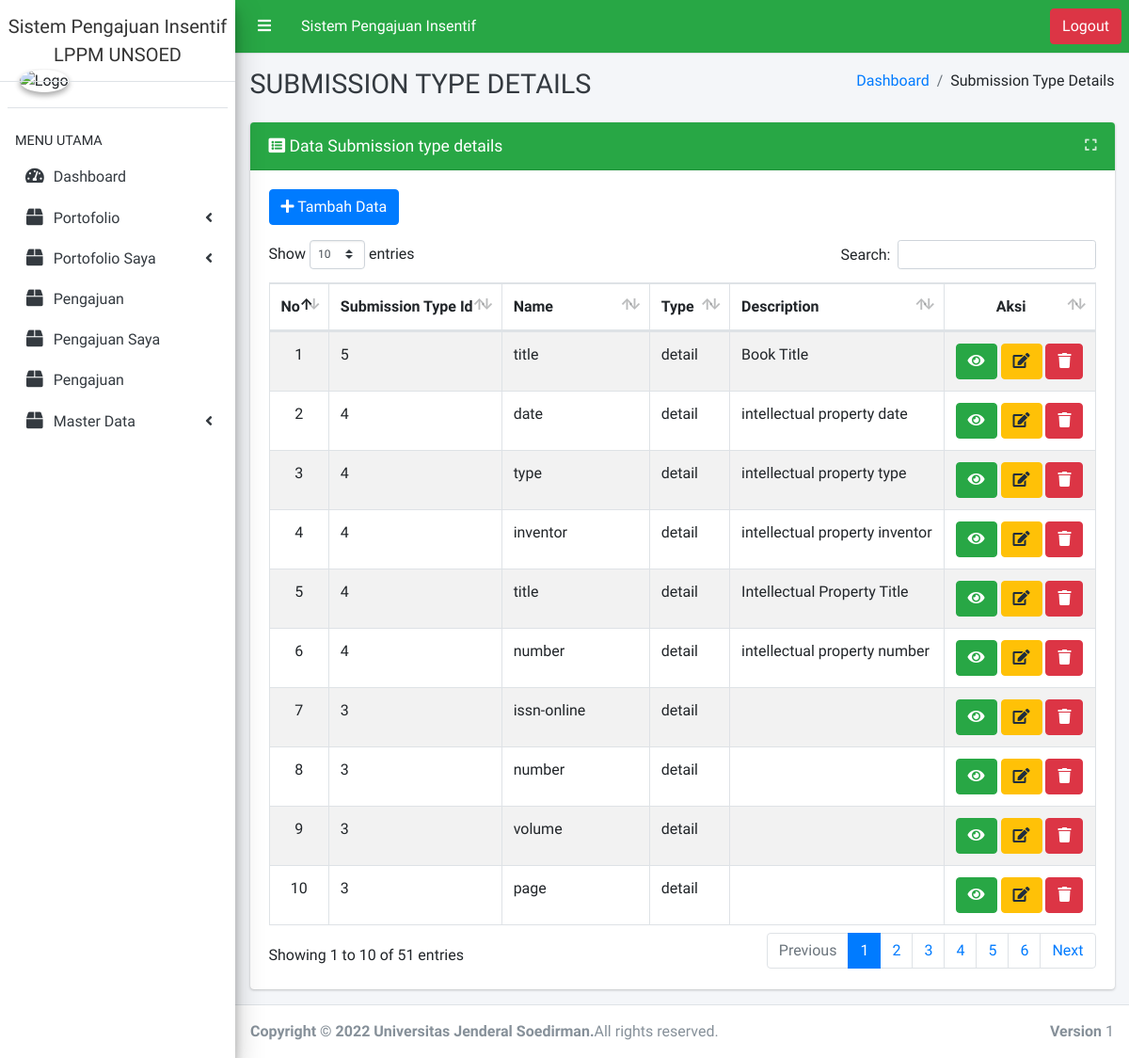
/index.php/submission_type_details, run on the app's committed database.
### tables this page shows
CREATE TABLE `submission_type_details` (
  `id` smallint NOT NULL,
  `submission_type_id` int NOT NULL,
  `name` char(64) NOT NULL,
  `type` char(32) NOT NULL,
  `description` varchar(512) NOT NULL
);

### application/libraries/Template.php (called while the page is built)
<?php if ( ! defined('BASEPATH')) exit('No direct script access allowed');
class Template {
		var $template_data = array();
		function set($name, $value)
		{
			$this->template_data[$name] = $value;
		}
		function load($template = '', $view = '' , $view_data = array(), $return = FALSE)
		{
			$this->CI =& get_instance();
			$this->set('contents', $this->CI->load->view($view, $view_data, TRUE));
			return $this->CI->load->view($template, $this->template_data, $return);
		}
}

### application/controllers/Submission_type_details.php (called while the page is built, shortened)
<?php
class Submission_type_details extends CI_Controller
{
    public function index()
    {
        $data = array(
            'submission_type_details_data' => $this->Submission_type_details_model->get_all(),
        );
        $this->template->load('layout/master','submission_type_details/submission_type_details_list', $data);
    }
}

### index.php (called while the page is built, shortened)
<?php
require_once BASEPATH.'core/CodeIgniter.php';

### application/models/Submission_type_details_model.php (called while the page is built, shortened)
<?php
class Submission_type_details_model extends CI_Model
{
    public $table = 'submission_type_details';
    public $id = 'id';
    public $order = 'DESC';
    function get_all()
    {
        $this->db->order_by($this->id, $this->order);
        return $this->db->get($this->table)->result();
    }
}

### application/views/submission_type_details/submission_type_details_list.php (the view, shortened to what this page needs)
<div class="row">
    <div class="col-md-12">
        <div class="card card-success">
            <div class="card-header">
                <div class="card-title">
                    <i class="fa fa-list-alt"></i> Data Submission type details
                </div>
                <div class="card-tools">
                    <button type="button" class="btn btn-tool" data-card-widget="maximize"><i class="fas fa-expand"></i></button>
                </div>
            </div>
            <div class="card-body">
                <a href="<?= site_url('submission_type_details/create') ?>" class="btn btn-primary"><i class="fa fa-plus"></i> Tambah Data</a>
                <div class="table-responsive mt-3">
                    <table class="table table-bordered table-striped table-hover text-nowrap" width="100%" id="mytable">
                        <thead>
                            <tr>
                                <th class="text-center" width="5%">No</th>
								<th>Submission Type Id</th>
								<th>Name</th>
								<th>Type</th>
								<th>Description</th>
								<th class="text-center" width="15%">Aksi</th>
                            </tr>
                        </thead>
                        <tbody>
						<?php
                            $no = 1;
                            foreach ($submission_type_details_data as $value) { ?>
                            <tr>
								<td class="text-center"><?= $no++; ?></td>
								<td><?= $value->submission_type_id ?></td>
								<td><?= $value->name ?></td>
								<td><?= $value->type ?></td>
								<td><?= $value->description ?></td>
								<td class="text-center">
                                    <a href="<?= site_url('submission_type_details/read/'.$value->id) ?>" title="Lihat Detail Data"class="btn btn-success"><i class="fa fa-eye"></i></a>
                                    <a href="<?= site_url('submission_type_details/update/'.$value->id) ?>" title="Ubah Data" class="btn btn-warning"><i class="fa fa-edit"></i></a>
                                    <a href="<?= site_url('submission_type_details/delete/'.$value->id) ?>" title="Hapus Data" class="btn btn-danger hapus"><i class="fa fa-trash"></i></a>
                                </td>
                            </tr>
						<?php } ?>
                        </tbody>
                    </table>
                </div>
            </div>
        </div>
    </div>
</div>

### assets/fullcalendar/main.css (style rules this page uses)
:root { --fc-daygrid-event-dot-width: 8px; }
:root { --fc-list-event-dot-width: 10px; --fc-list-event-hover-bg-color: #f5f5f5; }

### data on the page
submission_type_details: submission_type "5", name "title", type "detail", description "Book Title"
submission_type_details: submission_type "4", name "date", type "detail", description "intellectual property date"
submission_type_details: submission_type "4", name "type", type "detail", description "intellectual property type"
submission_type_details: submission_type "4", name "inventor", type "detail", description "intellectual property inventor"
submission_type_details: submission_type "4", name "title", type "detail", description "Intellectual Property Title"
submission_type_details: submission_type "4", name "number", type "detail", description "intellectual property number"
submission_type_details: submission_type "3", name "issn-online", type "detail"
submission_type_details: submission_type "3", name "number", type "detail"
submission_type_details: submission_type "3", name "volume", type "detail"
submission_type_details: submission_type "3", name "page", type "detail"

### other printed values
header_judul() "Sistem Pengajuan Insentif"
str_replace('_', ' ', $this->uri->segment(1)) "SUBMISSION TYPE DETAILS"
str_replace('_', ' ', $ci->uri->segment($i)) "Submission Type Details"
